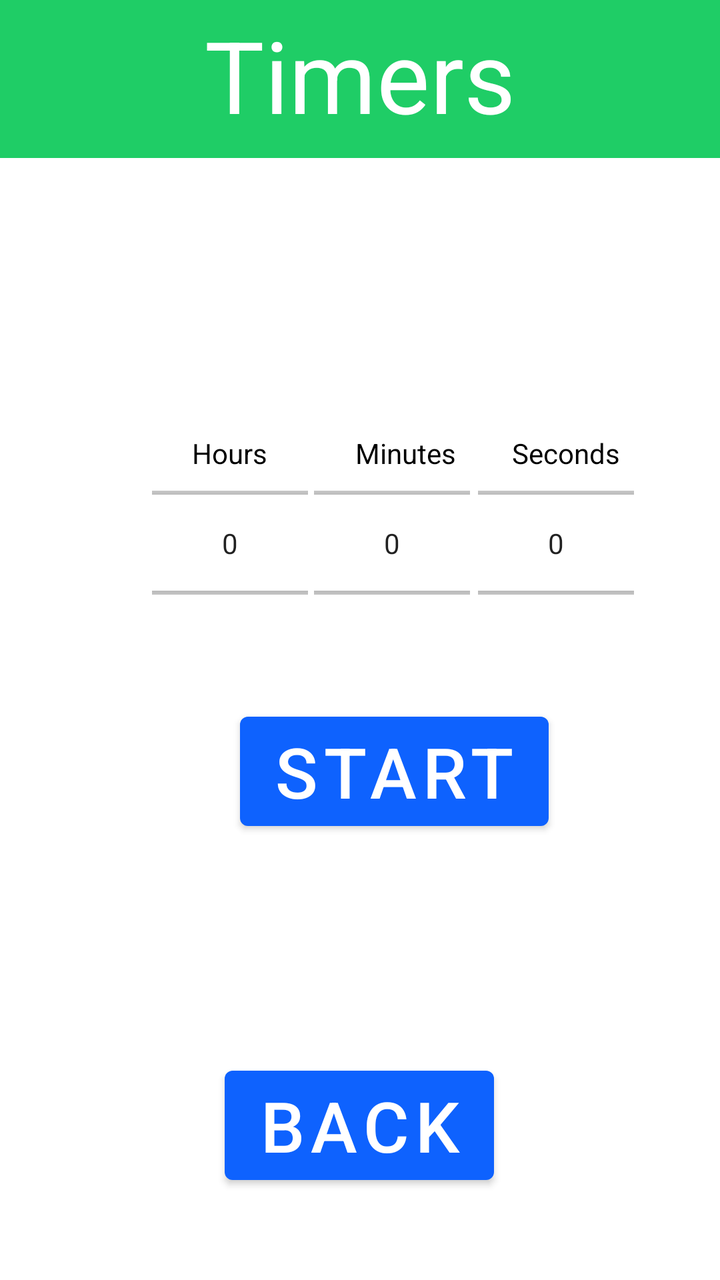
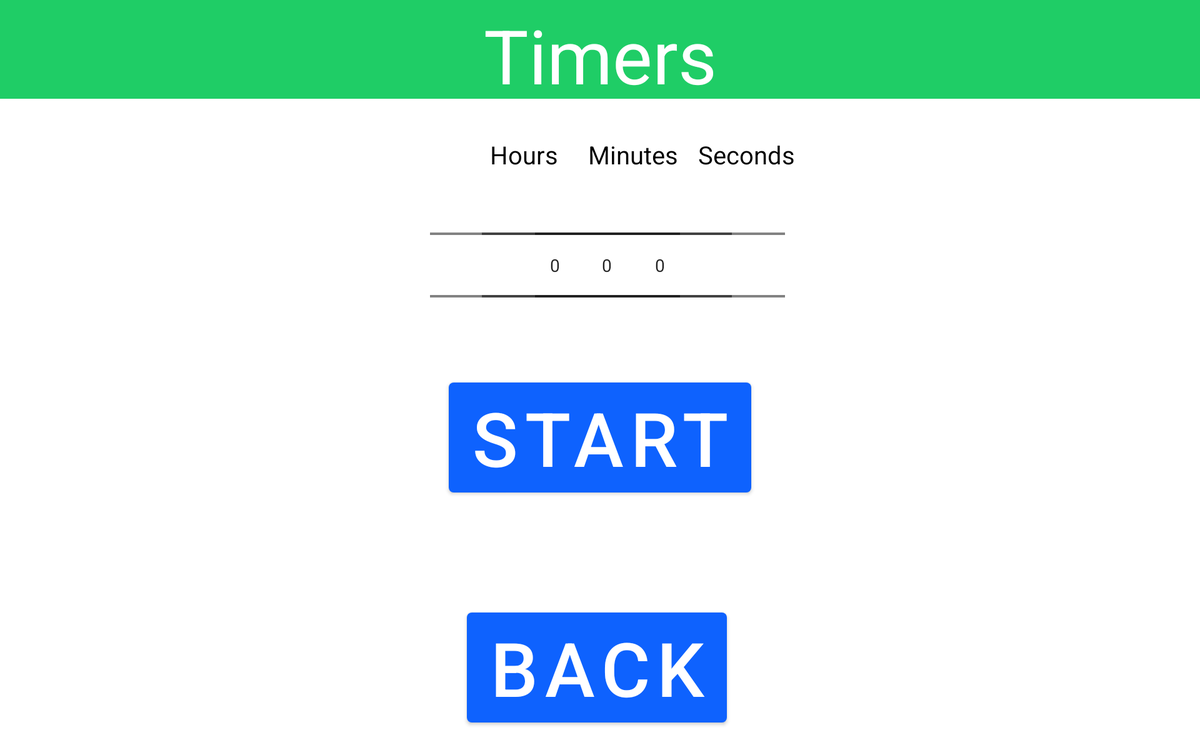

Two renders of one Android screen. The first uses the default layout on a phone; the second uses the alternative layout the repository ships for a different screen configuration, on a matching device. The two XML files are below.
<!-- AndroidManifest.xml: application theme Theme.FISEV2Concierge -->
<!-- res/layout/activity_timers.xml -->
<?xml version="1.0" encoding="utf-8"?>
<androidx.constraintlayout.widget.ConstraintLayout
    xmlns:android="http://schemas.android.com/apk/res/android"
    xmlns:app="http://schemas.android.com/apk/res-auto"
    xmlns:tools="http://schemas.android.com/tools"
    android:layout_width="match_parent"
    android:layout_height="match_parent">

    <ImageView
        android:id="@+id/headerBox"
        android:layout_width="match_parent"
        android:layout_height="79dp"
        android:contentDescription="@string/header_description"
        app:layout_constraintEnd_toEndOf="parent"
        app:layout_constraintStart_toStartOf="parent"
        app:layout_constraintTop_toTopOf="parent"
        app:srcCompat="@drawable/box" />

    <Button
        android:id="@+id/startTimerButton"
        android:layout_width="wrap_content"
        android:layout_height="wrap_content"
        android:text="Start"
        app:backgroundTint="#0e62fe"
        android:textSize="35sp"
        app:layout_constraintBottom_toTopOf="@+id/guideline56"
        app:layout_constraintEnd_toStartOf="@+id/guideline61"
        app:layout_constraintHorizontal_bias="0.498"
        app:layout_constraintStart_toStartOf="@+id/guideline60" />

    <NumberPicker
        android:id="@+id/minutesNumberPicker"
        android:layout_width="78dp"
        android:layout_height="71dp"
        app:layout_constraintBottom_toTopOf="@+id/guideline57"
        app:layout_constraintEnd_toEndOf="@+id/secondsNumberPicker"
        app:layout_constraintHorizontal_bias="0.496"
        app:layout_constraintStart_toStartOf="@+id/hoursNumberPicker" />

    <NumberPicker
        android:id="@+id/secondsNumberPicker"
        android:layout_width="78dp"
        android:layout_height="71dp"
        app:layout_constraintBottom_toTopOf="@+id/guideline57"
        app:layout_constraintEnd_toStartOf="@+id/guideline61"
        app:layout_constraintHorizontal_bias="0.987"
        app:layout_constraintStart_toStartOf="@+id/hoursNumberPicker" />

    <NumberPicker
        android:id="@+id/hoursNumberPicker"
        android:layout_width="78dp"
        android:layout_height="71dp"
        app:layout_constraintBottom_toTopOf="@+id/guideline57"
        app:layout_constraintEnd_toStartOf="@+id/guideline61"
        app:layout_constraintHorizontal_bias="0.0"
        app:layout_constraintStart_toStartOf="@+id/guideline60" />

    <TextView
        android:id="@+id/timerViewTitle"
        android:layout_width="wrap_content"
        android:layout_height="wrap_content"
        android:layout_marginTop="4dp"
        android:text="Timers"
        android:textColor="@color/white"
        android:textSize="50sp"
        app:layout_constraintEnd_toEndOf="parent"
        app:layout_constraintStart_toStartOf="parent"
        app:layout_constraintTop_toTopOf="parent" />

    <Button
        android:id="@+id/backButtonTimers"
        android:layout_width="wrap_content"
        android:layout_height="wrap_content"
        android:layout_marginBottom="44dp"
        android:text="Back"
        app:backgroundTint="#0e62fe"
        android:textSize="35sp"
        app:layout_constraintBottom_toBottomOf="parent"
        app:layout_constraintEnd_toEndOf="parent"
        app:layout_constraintHorizontal_bias="0.498"
        app:layout_constraintStart_toStartOf="parent" />

    <ImageView
        android:id="@+id/imageView"
        android:layout_width="73dp"
        android:layout_height="45dp"
        app:layout_constraintBottom_toBottomOf="parent"
        app:layout_constraintStart_toStartOf="parent"
        app:srcCompat="@drawable/ibm_logo" />

    <ImageView
        android:id="@+id/imageView2"
        android:layout_width="74dp"
        android:layout_height="36dp"
        app:layout_constraintBottom_toBottomOf="parent"
        app:layout_constraintEnd_toEndOf="parent"
        app:srcCompat="@drawable/ucl_logo" />

    <androidx.constraintlayout.widget.Guideline
        android:id="@+id/guideline56"
        android:layout_width="wrap_content"
        android:layout_height="wrap_content"
        android:orientation="horizontal"
        app:layout_constraintGuide_begin="419dp" />

    <androidx.constraintlayout.widget.Guideline
        android:id="@+id/guideline57"
        android:layout_width="wrap_content"
        android:layout_height="wrap_content"
        android:orientation="horizontal"
        app:layout_constraintGuide_begin="307dp" />

    <androidx.constraintlayout.widget.Guideline
        android:id="@+id/guideline60"
        android:layout_width="wrap_content"
        android:layout_height="wrap_content"
        android:orientation="vertical"
        app:layout_constraintGuide_begin="76dp" />

    <androidx.constraintlayout.widget.Guideline
        android:id="@+id/guideline61"
        android:layout_width="wrap_content"
        android:layout_height="wrap_content"
        android:orientation="vertical"
        app:layout_constraintGuide_begin="319dp" />

    <TextView
        android:id="@+id/textView"
        android:layout_width="wrap_content"
        android:layout_height="wrap_content"
        android:layout_marginStart="44dp"
        android:layout_marginLeft="44dp"
        android:text="Minutes"
        android:textColor="@color/black"
        app:layout_constraintBottom_toTopOf="@+id/minutesNumberPicker"
        app:layout_constraintStart_toEndOf="@+id/textView2" />

    <TextView
        android:id="@+id/textView3"
        android:layout_width="wrap_content"
        android:layout_height="wrap_content"
        android:layout_marginStart="28dp"
        android:layout_marginLeft="28dp"
        android:text="Seconds"
        android:textColor="@color/black"
        app:layout_constraintBottom_toTopOf="@+id/secondsNumberPicker"
        app:layout_constraintStart_toEndOf="@+id/textView" />

    <TextView
        android:id="@+id/textView2"
        android:layout_width="wrap_content"
        android:layout_height="wrap_content"
        android:layout_marginStart="20dp"
        android:layout_marginLeft="20dp"
        android:text="Hours"
        android:textColor="@color/black"
        app:layout_constraintBottom_toTopOf="@+id/hoursNumberPicker"
        app:layout_constraintStart_toStartOf="@+id/guideline60" />
</androidx.constraintlayout.widget.ConstraintLayout>
<!-- resources referenced by this layout -->
<resources>
  <color name="black">#FF000000</color>
  <color name="white">#FFFFFFFF</color>
  <!-- drawable box (drawable) -->
  <?xml version="1.0" encoding="utf-8"?>
  
  <shape xmlns:android="http://schemas.android.com/apk/res/android"
      android:shape="rectangle">
  <stroke
      android:width="2dp"
      android:color="#1FCD66" />
  <solid
      android:color="#1FCD66"/>
  </shape>
  <string name="header_description">Header</string>
  <style name="Theme.FISEV2Concierge" parent="Theme.MaterialComponents.DayNight.DarkActionBar">
          
          <item name="colorPrimary">@color/custom_green</item>
          <item name="colorPrimaryVariant">@color/custom_green</item>
          <item name="colorOnPrimary">@color/white</item>
          
          <item name="colorSecondary">@color/teal_200</item>
          <item name="colorSecondaryVariant">@color/teal_700</item>
          <item name="colorOnSecondary">@color/black</item>
          
          <item name="android:statusBarColor" tools:targetApi="l">?attr/colorPrimaryVariant</item>
          
      </style>
  <color name="custom_green">#1FCD66</color>
  <color name="teal_200">#FF03DAC5</color>
  <color name="teal_700">#FF018786</color>
</resources>
<!-- res/layout-sw600dp-land/activity_timers.xml (the repository's variant of the layout above) -->
<!-- drawn on a 7-inch tablet turned sideways -->
<?xml version="1.0" encoding="utf-8"?>
<androidx.constraintlayout.widget.ConstraintLayout
    xmlns:android="http://schemas.android.com/apk/res/android"
    xmlns:app="http://schemas.android.com/apk/res-auto"
    xmlns:tools="http://schemas.android.com/tools"
    android:layout_width="match_parent"
    android:layout_height="match_parent">

    <ImageView
        android:id="@+id/headerBox"
        android:layout_width="match_parent"
        android:layout_height="79dp"
        android:contentDescription="@string/header_description"
        app:layout_constraintEnd_toEndOf="parent"
        app:layout_constraintStart_toStartOf="parent"
        app:layout_constraintTop_toTopOf="parent"
        app:srcCompat="@drawable/box" />

    <Button
        android:id="@+id/startTimerButton"
        android:layout_width="wrap_content"
        android:layout_height="wrap_content"
        android:text="Start"
        android:textSize="60sp"
        app:backgroundTint="#0e62fe"
        app:layout_constraintBottom_toTopOf="@+id/guideline56"
        app:layout_constraintEnd_toEndOf="parent"
        app:layout_constraintStart_toStartOf="parent" />

    <NumberPicker
        android:id="@+id/secondsNumberPicker"
        android:layout_width="200dp"
        android:layout_height="150dp"
        android:layout_marginEnd="332dp"
        android:layout_marginRight="332dp"
        app:layout_constraintBottom_toTopOf="@+id/guideline57"
        app:layout_constraintEnd_toEndOf="parent" />

    <NumberPicker
        android:id="@+id/minutesNumberPicker"
        android:layout_width="200dp"
        android:layout_height="150dp"
        app:layout_constraintBottom_toTopOf="@+id/guideline57"
        app:layout_constraintEnd_toEndOf="@+id/secondsNumberPicker"
        app:layout_constraintHorizontal_bias="0.497"
        app:layout_constraintStart_toStartOf="@+id/hoursNumberPicker" />

    <NumberPicker
        android:id="@+id/hoursNumberPicker"
        android:layout_width="200dp"
        android:layout_height="150dp"
        android:layout_marginStart="344dp"
        android:layout_marginLeft="344dp"
        app:layout_constraintBottom_toTopOf="@+id/guideline57"
        app:layout_constraintStart_toStartOf="parent" />

    <TextView
        android:id="@+id/timerViewTitle"
        android:layout_width="wrap_content"
        android:layout_height="wrap_content"
        android:layout_marginTop="4dp"
        android:text="Timers"
        android:textColor="@color/white"
        android:textSize="60sp"
        app:layout_constraintEnd_toEndOf="parent"
        app:layout_constraintStart_toStartOf="parent"
        app:layout_constraintTop_toTopOf="parent" />

    <Button
        android:id="@+id/backButtonTimers"
        android:layout_width="wrap_content"
        android:layout_height="wrap_content"
        android:layout_marginBottom="16dp"
        android:text="Back"
        android:textSize="60sp"
        app:backgroundTint="#0e62fe"
        app:layout_constraintBottom_toBottomOf="parent"
        app:layout_constraintEnd_toEndOf="parent"
        app:layout_constraintHorizontal_bias="0.497"
        app:layout_constraintStart_toStartOf="parent" />

    <ImageView
        android:id="@+id/imageView"
        android:layout_width="73dp"
        android:layout_height="45dp"
        app:layout_constraintBottom_toBottomOf="parent"
        app:layout_constraintStart_toStartOf="parent"
        app:srcCompat="@drawable/ibm_logo" />

    <ImageView
        android:id="@+id/imageView2"
        android:layout_width="74dp"
        android:layout_height="36dp"
        app:layout_constraintBottom_toBottomOf="parent"
        app:layout_constraintEnd_toEndOf="parent"
        app:srcCompat="@drawable/ucl_logo" />

    <androidx.constraintlayout.widget.Guideline
        android:id="@+id/guideline56"
        android:layout_width="wrap_content"
        android:layout_height="wrap_content"
        android:orientation="horizontal"
        app:layout_constraintGuide_begin="400dp" />

    <androidx.constraintlayout.widget.Guideline
        android:id="@+id/guideline57"
        android:layout_width="wrap_content"
        android:layout_height="wrap_content"
        android:orientation="horizontal"
        app:layout_constraintGuide_begin="287dp" />

    <TextView
        android:id="@+id/textView"
        android:layout_width="wrap_content"
        android:layout_height="wrap_content"
        android:layout_marginStart="24dp"
        android:layout_marginLeft="24dp"
        android:text="Minutes"
        android:textColor="@color/black"
        android:textSize="20sp"
        app:layout_constraintBottom_toTopOf="@+id/minutesNumberPicker"
        app:layout_constraintStart_toEndOf="@+id/textView2" />

    <TextView
        android:id="@+id/textView3"
        android:layout_width="wrap_content"
        android:layout_height="wrap_content"
        android:layout_marginStart="16dp"
        android:layout_marginLeft="16dp"
        android:text="Seconds"
        android:textColor="@color/black"
        android:textSize="20sp"
        app:layout_constraintBottom_toTopOf="@+id/secondsNumberPicker"
        app:layout_constraintStart_toEndOf="@+id/textView" />

    <TextView
        android:id="@+id/textView2"
        android:layout_width="wrap_content"
        android:layout_height="wrap_content"
        android:layout_marginStart="392dp"
        android:layout_marginLeft="392dp"
        android:text="Hours"
        android:textColor="@color/black"
        android:textSize="20sp"
        app:layout_constraintBottom_toTopOf="@+id/hoursNumberPicker"
        app:layout_constraintStart_toStartOf="parent" />
</androidx.constraintlayout.widget.ConstraintLayout>
